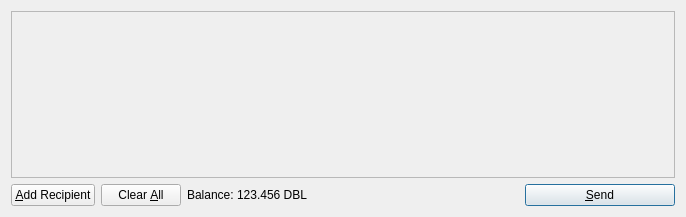
<?xml version="1.0" encoding="UTF-8"?>
<ui version="4.0">
 <class>SendCoinsDialog</class>
 <widget class="QDialog" name="SendCoinsDialog">
  <property name="geometry">
   <rect>
    <x>0</x>
    <y>0</y>
    <width>686</width>
    <height>217</height>
   </rect>
  </property>
  <property name="windowTitle">
   <string>Send Coins</string>
  </property>
  <layout class="QVBoxLayout" name="verticalLayout">
   <item>
    <widget class="QScrollArea" name="scrollArea">
     <property name="widgetResizable">
      <bool>true</bool>
     </property>
     <widget class="QWidget" name="scrollAreaWidgetContents">
      <property name="geometry">
       <rect>
        <x>0</x>
        <y>0</y>
        <width>666</width>
        <height>165</height>
       </rect>
      </property>
      <layout class="QVBoxLayout" name="verticalLayout_2">
       <property name="margin">
        <number>0</number>
       </property>
       <item>
        <layout class="QVBoxLayout" name="entries">
         <property name="spacing">
          <number>6</number>
         </property>
        </layout>
       </item>
       <item>
        <spacer name="verticalSpacer">
         <property name="orientation">
          <enum>Qt::Vertical</enum>
         </property>
         <property name="sizeHint" stdset="0">
          <size>
           <width>20</width>
           <height>40</height>
          </size>
         </property>
        </spacer>
       </item>
      </layout>
     </widget>
    </widget>
   </item>
   <item>
    <layout class="QHBoxLayout" name="horizontalLayout">
     <item>
      <widget class="QPushButton" name="addButton">
       <property name="toolTip">
        <string>Send to multiple recipients at once</string>
       </property>
       <property name="text">
        <string>&amp;Add Recipient</string>
       </property>
       <property name="icon">
        <iconset resource="../bitcoin.qrc">
         <normaloff>:/icons/add</normaloff>:/icons/add</iconset>
       </property>
       <property name="autoDefault">
        <bool>false</bool>
       </property>
      </widget>
     </item>
     <item>
      <widget class="QPushButton" name="clearButton">
       <property name="sizePolicy">
        <sizepolicy hsizetype="Minimum" vsizetype="Fixed">
         <horstretch>0</horstretch>
         <verstretch>0</verstretch>
        </sizepolicy>
       </property>
       <property name="toolTip">
        <string>Remove all transaction fields</string>
       </property>
       <property name="text">
        <string>Clear &amp;All</string>
       </property>
       <property name="icon">
        <iconset resource="../bitcoin.qrc">
         <normaloff>:/icons/remove</normaloff>:/icons/remove</iconset>
       </property>
       <property name="autoRepeatDelay">
        <number>300</number>
       </property>
       <property name="autoDefault">
        <bool>false</bool>
       </property>
      </widget>
     </item>
     <item>
      <layout class="QHBoxLayout" name="horizontalLayout_2">
       <property name="spacing">
        <number>3</number>
       </property>
       <item>
        <widget class="QLabel" name="label">
         <property name="text">
          <string>Balance:</string>
         </property>
        </widget>
       </item>
       <item>
        <widget class="QLabel" name="labelBalance">
         <property name="cursor">
          <cursorShape>IBeamCursor</cursorShape>
         </property>
         <property name="text">
          <string>123.456 DBL</string>
         </property>
         <property name="textInteractionFlags">
          <set>Qt::LinksAccessibleByMouse|Qt::TextSelectableByKeyboard|Qt::TextSelectableByMouse</set>
         </property>
        </widget>
       </item>
      </layout>
     </item>
     <item>
      <spacer name="horizontalSpacer">
       <property name="orientation">
        <enum>Qt::Horizontal</enum>
       </property>
       <property name="sizeHint" stdset="0">
        <size>
         <width>40</width>
         <height>20</height>
        </size>
       </property>
      </spacer>
     </item>
     <item>
      <widget class="QPushButton" name="sendButton">
       <property name="minimumSize">
        <size>
         <width>150</width>
         <height>0</height>
        </size>
       </property>
       <property name="toolTip">
        <string>Confirm the send action</string>
       </property>
       <property name="text">
        <string>&amp;Send</string>
       </property>
       <property name="icon">
        <iconset resource="../bitcoin.qrc">
         <normaloff>:/icons/send</normaloff>:/icons/send</iconset>
       </property>
       <property name="default">
        <bool>true</bool>
       </property>
      </widget>
     </item>
    </layout>
   </item>
  </layout>
 </widget>
 <resources>
  <include location="../bitcoin.qrc"/>
 </resources>
 <connections/>
</ui>
